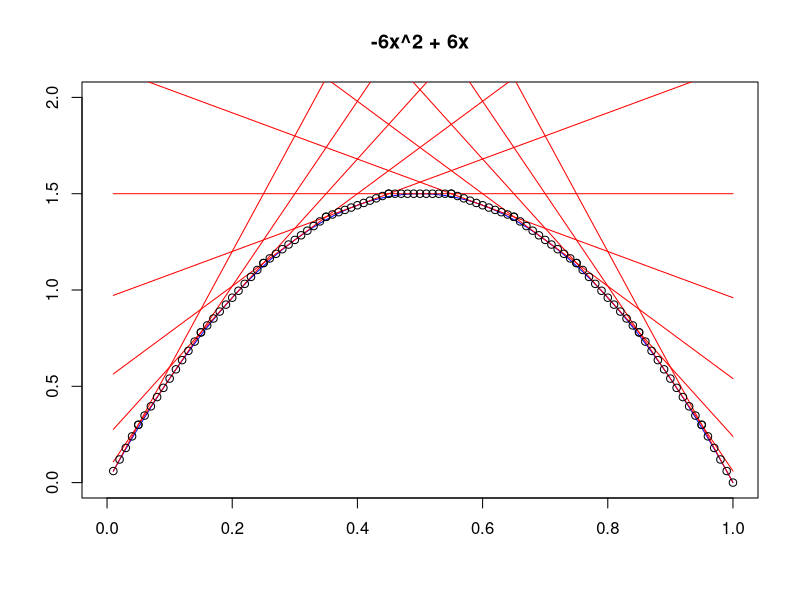

This chart was generated by the following R code: (Note: this script raises an error after producing the figure.)
plot.new()
plot(1, type="n", xlab="", ylab="", xlim=c(0, 1), ylim=c(0, 2), main = '-6x^2 + 6x')
x0 <-seq(0.01, 1, .01)
y0 <- -6*(x0)^2 + 6*(x0)
lines(x0, y0, col = 'blue')

f<-function(x){
	return (-6*x^2 + 6*x)
}

deriv <-function(x){
	return(-12*x + 6)
}

tangent <-function(x1, slope, x){
	return(slope*x - slope*x1 + f(x1))	
}

tangentdiff <-function(x1, slope1, x2, slope2 ,x){
	return(slope1*x - slope1*x1 + f(x1) -(slope2*x - slope2*x2 + f(x2)))
}

temp<-seq(0,1,.1)

mat <-matrix(, nrow = 11, ncol = 7)


for (n in 1:11){
	mat[n,1] <-temp[n]
	mat[n,2] <- f(temp[n])
	mat[n,3] <- deriv(temp[n])
}

for (n in 1:11){
	lines(x0, tangent(mat[n,1], mat[n,3], x0), col = 'red')
}

mat[1,4] <- 0
mat[1,5] <-0

newarray <- tangentdiff(mat[1,1], mat[1,3], mat[2,1], mat[2, 3], x0)

keep <- 0
for (i in 1:length(newarray)){
	if (newarray[i] == 0){
		keep <- i
	}
}

for (n in 2:11){
	newarray <-tangentdiff(mat[n-1, 1], mat[n-1,3], mat[n,1], mat[n,3], x0)
	keep <- 0
	for (i in 1:length(newarray)){
		if (abs(newarray[i]- 0)< 1e-8){
			keep <-i
			xvalue <- keep*0.01
		}
	}
	mat[n,4] <-xvalue
	mat[n,5] <- tangent(mat[n,1], mat[n,3], mat[n,4])
	points(mat[n,4], mat[n,5])
}

integralval3 <-function(x2, x1, x0, slope){
	return(slope*(x2^2)/2 - slope*x0*x2 -6*(x0^2)*x2 + 6*x0*x2 - (slope*(x1^2)/2 - slope*x0*x1 -6*(x0^2)*x1 + 6*x0*x1))
}


mat[1,6] = 0
mat[1,7] = 0
for (n in 2:11){
	sumbefore <-0
	for (i in n-1){
		sumbefore <- sumbefore+ mat[i,6]
	} 
	curintegral <- integralval3(mat[n,4], mat[n-1,4], mat[n-1,1], mat[n-1,3])
	mat[n,6] <- curintegral
	mat[n,7] <- curintegral + mat[n-1,7]
	
}


lastsection <-integralval3(1, .95, 1, -6)
lastsection

totalarea <- 1.005


envelope <-function(x){
 a <- 0
	ifelse(x <= .05, a <- tangent(0, 6, x), ifelse (x<=.15, a <- tangent(.1,4.8,
	x), ifelse ( x<= .25, a<-tangent(.2, 3.6, x), ifelse(x<=.35, a<-tangent(.3, 2.4,
	x), ifelse(x<=.45, a<-tangent(.4, 1.2, x), ifelse(x<=.55, a<-tangent(.5, 0,x),
	ifelse(x<=.65, a<- tangent(.6, -1.2, x), ifelse(x<=.75, a<-tangent(.7, -2.4,x),
	ifelse(x<=.85, a<-tangent(.8, -3.6, x), ifelse(x<=.95, a<-tangent(.9, -4.8,x),
	a<- tangent(1, -6,x)))))))))))
	
}

envelopey <-envelope(x0)

points(x0, envelopey)

cdf <-function(x){
 a <- 0
	ifelse(x <= .05, a <- integralval3(x,0, 0,6), ifelse (x<=.15, a <- integralval3(x,.05,.1,4.8)
	+.0075, ifelse ( x<= .25, a<-integralval3(x, .15,.2, 3.6)+0.0615, ifelse(x<=.35, a<-integralval3(x, .25, .3, 2.4
	)+.1575, ifelse(x<=.45, a<-integralval3(x,.35,.4, 1.2)+.2835, ifelse(x<=.55, a<-integralval3(x,.45,.5, 0)
	+.4275,ifelse(x<=.65, a<- integralval3(x, .55, .6, -1.2)+.5775, ifelse(x<=.75, a<-
	integralval3(x, .65,.7, -2.4)+.7215, ifelse(x<=.85, a<-integralval3(x, .75, .8, -3.6)+.8475,
	 ifelse(x<=.95, a<-integralval3(x, .85,.9, -4.8)+.9435,
	a<- integralval3(x, .95, 1, -6) + .9975))))))))))
}
#plot.new()
#plot(1, type="n", xlab="", ylab="", xlim=c(0, 1), ylim=c(0, 1), main = 'CDF of Envelope')


quadform<-function(a,b,c){
value1 <-(-b + sqrt(b*b -4*(a*c))) / (2*a)
value2 <-(-b - sqrt(b*b -4*(a*c))) / (2*a)
return (c(value1, value2))
#return(value1)
}

plotrealx <-function(x){
	a<-0
	ifelse(x<=0.05, a<-quadform(mat[1,3], (mat[1,2]- mat[1,1]*mat[1,3]), -x), 
	ifelse(x<=0.15,
 	a<-quadform(mat[2,3], (mat[2,2]- mat[2,1]*mat[2,3]), -x),
	ifelse(x<= .25, a<-quadform(mat[3,3], (mat[3,2]- mat[3,1]*mat[3,3]), -x),
 	ifelse(x<=.35, a<-quadform(mat[4,3], (mat[4,2]- mat[4,1]*mat[4,3]), -x), 
	ifelse(x<=.45, a<-quadform(mat[5,3], (mat[5,2]- mat[5,1]*mat[5,3]), -x),
	ifelse(x<=.55, a<-runif(1,.45,.55),
	ifelse(x<=.65, a<- quadform(mat[7,3], (mat[7,2]- mat[7,1]*mat[7,3]), -x),
	ifelse(x<=.75, a<-quadform(mat[8,3], (mat[8,2]- mat[8,1]*mat[8,3]), -x), 
	ifelse(x<=.85, a<-quadform(mat[9,3], (mat[9,2]- mat[9,1]*mat[9,3]), -x),
	ifelse(x<=.95, a<-quadform(mat[10,3], (mat[10,2]- mat[10,1]*mat[10,3]), -x),
	a<- quadform(mat[11,3], (mat[11,2]- mat[11,1]*mat[11,3]), -x)))))))))))
	return(a)	
}

#points(plotrealx(.04), envelope(plotrealx(.04)), col = 'blue')
#points(plotrealx(.34), envelope(plotrealx(.34)), col = 'blue')



#DOES NOT WORK
inversecdf<-function(x){
	a<-0
	if(x<=0.0075){
		newx = x-0
		a <-invcdfcalc(mat[1,3], mat[1,2], mat[1,1], mat[1,4],x)
		}
	else{
	 	a<-0
	} 
	return(a)
}

inversecdf(.006)
#points(.03162278, .006, col = 'purple')

#points(x0, 4.8*x0 +.06, col = 'green')

#invcdfcalc <-function(a, b, c, d, x1){
#	(quadform(a/2, (b-c*a), (-x1+(a/2)*(d^2) +(b-c*a)*d)))
#}

invcdfcalc2 <-function(a, b, c, d, x1){
	(quadform(a/2, (b-c*a), -x1-((a/2)*(d^2) + b*d - c*a*d)))
}

specialcase<-function(newx){
	return ((newx + 1.5*.45)/1.5)
}

#quadform(2.4, .54-.1*4.8, -.491)
#quadform(mat[2,3]/2, mat[2,2]-mat[2,1]*mat[2,3], -.5 + mat[2,3]/2*(mat[2,4]^2) + 
#(mat[2,2]-mat[2,1]*mat[2,3])*mat[2,4])


invcdf<-function(x){
	a<-0
	ifelse(x<=0.0075, a<-invcdfcalc2(mat[1,3], mat[1,2], mat[1,1], mat[1,4], x-mat[1,7]), 
	ifelse(x<=0.0615, a<-invcdfcalc2(mat[2,3], mat[2,2], mat[2,1], mat[2,4], x-mat[2,7]),
	ifelse(x<=0.1575, a<-invcdfcalc2(mat[3,3], mat[3,2], mat[3,1], mat[3,4], x-mat[3,7]),
	ifelse(x<=.2835, a<-invcdfcalc2(mat[4,3], mat[4,2], mat[4,1], mat[4,4], x-mat[4,7]),
	ifelse(x<=.4275, a<-invcdfcalc2(mat[5,3], mat[5,2], mat[5,1], mat[5,4], x-mat[5,7]),
	ifelse(x<=.5775, a<-specialcase(x-mat[6,7]),
	ifelse(x<=.7215, a<-invcdfcalc2(mat[7,3], mat[7,2], mat[7,1], mat[7,4], x-mat[7,7]),
	ifelse(x<=.8475, a<-invcdfcalc2(mat[8,3], mat[8,2], mat[8,1], mat[8,4], x-mat[8,7]),
	ifelse(x<=.9435, a<-invcdfcalc2(mat[9,3], mat[9,2], mat[9,1], mat[9,4], x-mat[9,7]),
	ifelse(x<=.9975, a<-invcdfcalc2(mat[10,3], mat[10,2], mat[10,1], mat[10,4], x-mat[10,7]),
	 a<-invcdfcalc2(mat[11,3], mat[11,2], mat[11,1], mat[11,4], x-mat[11,7]) ))))))))))
}

points(x0, 3.6*x0 + .96 -.2*3.6, col = 'green')
invcdf(.1)

quadform(3.6/2, .96-.2*3.6, -(3.6/2*(.15)^2 +.96*.15) -.2*3.6*(.15)-.0385)

